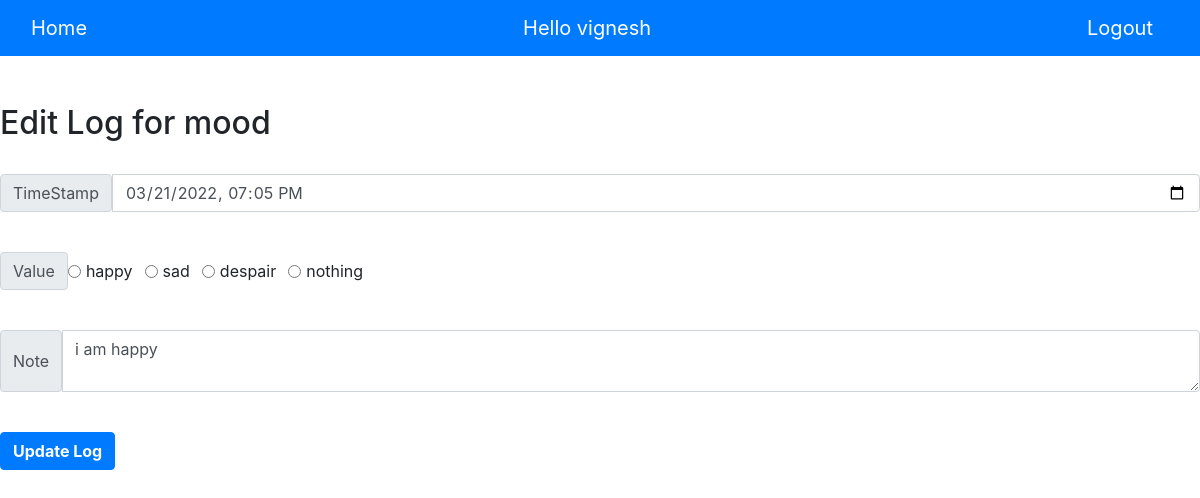
Screenshot of /edit-log-page/1 (signed in) with the database file from the repository.
### app.py (models this page shows, shortened)
class User(UserMixin, db.Model):
    id = db.Column(db.Integer, primary_key=True)
    username = db.Column(db.String(60), index=True, unique=True)
    email = db.Column(db.String(120), index=True, unique=True)
    password_hash = db.Column(db.String(128))
    trackers = db.relationship('Tracker')

class Tracker(db.Model):
    t_id = db.Column(db.Integer, primary_key=True)
    name = db.Column(db.String(60))
    description = db.Column(db.String(150))
    type = db.Column(db.String(60))
    settings = db.Column(db.String(60))
    log = db.relationship('Log')
    user_id = db.Column(db.Integer, db.ForeignKey("user.id"), nullable=False)

class Log(db.Model):
    l_id = db.Column(db.Integer, primary_key=True)
    timestamp = db.Column(db.DateTime, index=True, default=datetime.utcnow)
    value = db.Column(db.Integer)
    notes = db.Column(db.String(150))
    tracker_id = db.Column(db.Integer, db.ForeignKey('tracker.t_id'))
    user_id = db.Column(db.Integer, db.ForeignKey('user.id'))

### app.py (the view, shortened to what this page needs)
@app.route('/edit-log-page/<int:l_id>', methods=['GET', 'POST'])
@login_required
def edit_log(l_id):
    log = Log.query.get(l_id)
    tracker = Tracker.query.get(log.tracker_id)
    time = log.timestamp.strftime("%Y-%m-%dT%H:%M:%S")
    mcv=[]
    if tracker.type=="Multiple Choice":
        for i in tracker.settings.split(","):
            mcv.append(i)
    return render_template("edit_log_page.html", user=current_user, tracker=tracker, log=log,time=time,mcv=mcv)

### app.py (called while the page is built)
@login.user_loader
def load_user(id):
    return User.query.get(int(id))

### templates/edit_log_page.html (shortened to what this page needs)
{% extends 'base.html' %}
{% block content %}
<form method="post">
    <div class="form-group">
        <h2>Edit Log for {{tracker.name}}</h2>
        <div>
        <br>
        <div class="input-group mb-3">
        <span class="input-group-text">TimeStamp</span>
        <input
            type="datetime-local"
            class="form-control"
            id="timestamp"
            name="timestamp"
            value="{{ time }}"
            placeholder="{{ time }}"
            required
        />
        </div>
        <br>
        <div class="input-group mb-3">
        <span class="input-group-text">Value</span>
        {% if tracker.type=="Numerical" %}
        <input
            class="form-control"
            type="number"
            id="value"
            name="value"
            value = "{{ log.value }}"
            placeholder="{{ log.value }}"
            required
        />
        {% elif tracker.type=="Multiple Choice" %}
            {% for i in mcv %}
                <div class="form-check form-check-inline">
                    <input class="form-check-input"
                    type="radio"
                    id="value"
                    value="{{ i }}"
                    name="value"
                    placeholder="Enter value"
                    required
                    />
                    <label class="form-check-label" for="value"> {{ i }}</label>
                </div>
            {% endfor %}
        {% endif %}
        </div>
        <br>
        <div class="input-group mb-3">
        <span class="input-group-text">Note</span>
        <textarea
            class="form-control"
            id="note"
            name="note"
            placeholder="Enter note"
            maxlength="200"
            required
        >{{ log.notes }}</textarea>
        </div>
        <br>
        <button type="submit" class="btn btn-primary"><b>Update Log</b></button>
        </div>
    </div>
</form>
{% endblock %}

### templates/base.html (shortened to what this page needs)
<!DOCTYPE html>
<html lang="en">
<head>
    <link
    rel="stylesheet"
    href="https://stackpath.bootstrapcdn.com/bootstrap/4.4.1/css/bootstrap.min.css"
  />
  <link
    rel="stylesheet"
    href="https://stackpath.bootstrapcdn.com/font-awesome/4.7.0/css/font-awesome.min.css"
  />
  <link href="//maxcdn.bootstrapcdn.com/bootstrap/4.1.1/css/bootstrap.min.css" rel="stylesheet" id="bootstrap-css">
</head>
<body>
  {% if not current_user.is_anonymous %}
    <nav class="navbar navbar-dark bg-primary">
      <div class="container-fluid">
        <a class="navbar-brand" href="{{ url_for('index') }}">Home</a>
        <div class="navbar-brand">Hello {{current_user.username}}</div>
        <a class="navbar-brand" href="{{ url_for('logout') }}">Logout</a>
      </div>
    </nav>
    <br><br>
  {% endif %}
  {% block content %}{% endblock %}
</body>
</html>

### rows the page displays
User: username "vignesh"
Tracker: name "mood"
Log: note "i am happy"

### other values shown
{{ i }} "happy" "sad" "despair" "nothing"
